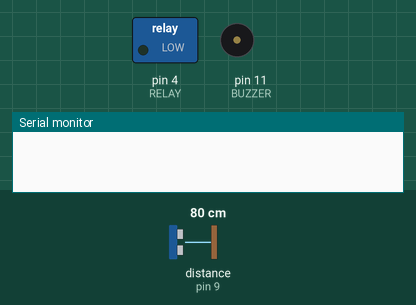
Bench run of a sketch on a simulated Arduino Uno, built with avr-gcc and run on an emulated ATmega328P. On the bench: switched loads named in the sketch (green lamp = pin HIGH), buzzer (waves = sounding), the last lines printed to the serial monitor. Wiring (inferred from the names in the program): ultrasonic range finder: trigger pin 10; echo pin 9. The test bench sets the inputs (shaded band); at power-on: distance to the obstacle (sensor on pin 9) 80 cm. The echo pulse lasts 58.3 µs per cm; pins used as bus, display or sensor lines are not drawn.

Above: at 1.2 s.
1.3 s: distance to the obstacle (sensor on pin 9) set to 6 cm
2.8 s: distance to the obstacle (sensor on pin 9) set to 3 cm
At 3.8 s:
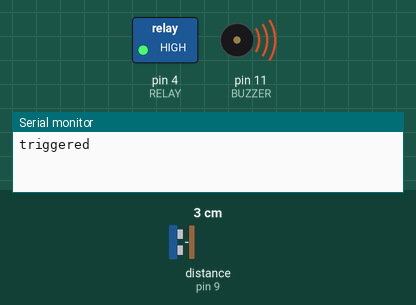
4.3 s: distance to the obstacle (sensor on pin 9) set to 9 cm
At 5.3 s:
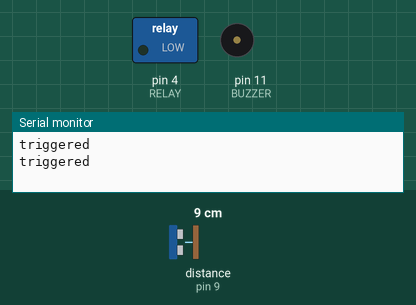
6.3 s: distance to the obstacle (sensor on pin 9) set to 2 cm
At 7.6 s:
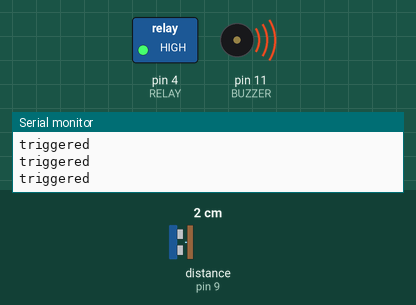
Timing chart, 0 to 8.8 s (numbered marks = the images above; inputs shaded):
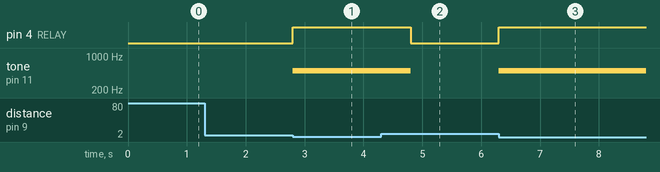

Measured:
- the behaviour switches between 5 and 4 cm on distance to the obstacle (sensor on pin 9) (found by bisection; images 0 and 1)
- after the input at 1.3 s, every drawn part: stays the same
- after the input at 2.8 s, pin 4 (RELAY): LOW → HIGH at once; tone on pin 11 (BUZZER): silent → 500 Hz at once
- after the input at 4.3 s, pin 4 (RELAY): HIGH → LOW after 0.50 s; tone on pin 11 (BUZZER): 500 Hz → silent after 0.50 s
- after the input at 6.3 s, pin 4 (RELAY): LOW → HIGH at once; tone on pin 11 (BUZZER): silent → 500 Hz at once

The sketch:

watertest.ino
```cpp
// Defining Pins
#define RELAY 4
#define ECHO  9
#define TRIGGER 10
#define BUZZER 11

// Defining Constants
#define speed_of_sound 0.0343
#define minimum_distance 4.0
#define delay_time 800

// Function to Calculate Distance in CM
float distance() {
  long duration;
  float distance;

  // Send Pulse
  digitalWrite(TRIGGER, HIGH);
  delayMicroseconds(10);
  digitalWrite(TRIGGER, LOW);

  // Detect Pulse
  duration = pulseIn(ECHO, HIGH);

  //Calculate Distance
  distance = duration * speed_of_sound / 2;

  return distance;
}

void setup() {
  Serial.begin(9600);
  pinMode(ECHO, INPUT);
  pinMode(TRIGGER, OUTPUT);
  pinMode(RELAY, OUTPUT);
}

float current_distance;

void loop() {
  current_distance = distance();
  if(current_distance < minimum_distance) {
    Serial.println("triggered");
    digitalWrite(RELAY, HIGH);
    digitalWrite(LED_BUILTIN, HIGH);
    tone(BUZZER, 500);
    delay(1000);
  }
  else {
    digitalWrite(RELAY, LOW);
    digitalWrite(LED_BUILTIN, LOW);
    noTone(BUZZER);
  }
}
```
